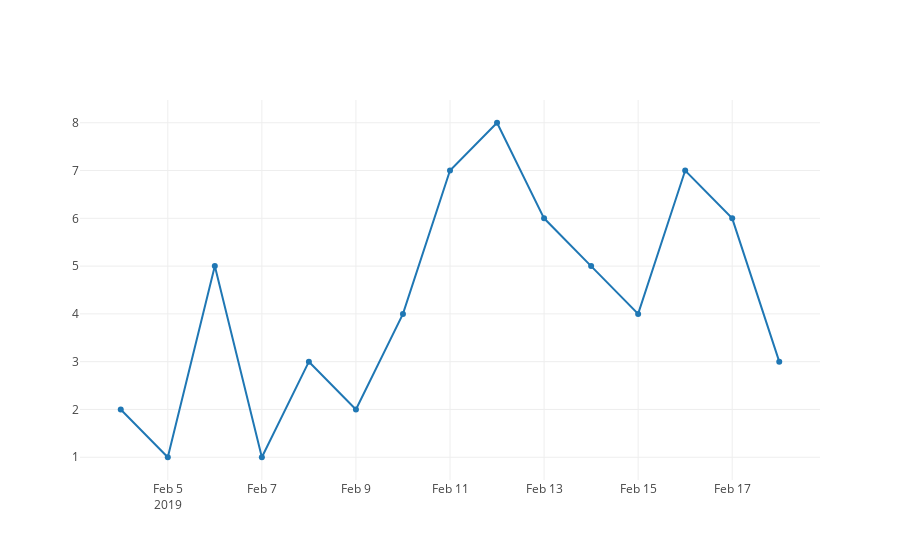

The cell this chart's notebook holds for it:
### Markdown cell above
### 2.1 单线图

### Code cell
# 此处我们利用go.Scatter来绘制线图，它默认包含数据点以及数据点之间的连线
trace_1 = go.Scatter(
    x = df.index,
    y = df['A'],
    name = 'Signal A') # 我们在这里创建一个trace，其中包含了我们需要绘制的数据，我们需要分别指定x和y，name用于命名，如'Signal A'

fig = go.Figure(data=[trace_1]) # go.Figure用于把所有内容放在画布上，我们不仅可以指定数据(data)，还能指定布局(layout)

plotly.offline.iplot(fig) # 绘制

### Figure 1 — Plotly figure (JSON) as saved in the notebook; plotly's stock layout.template omitted (floating-point values rounded to 4 significant figures)
{"data": [{"name": "Signal A", "type": "scatter", "uid": "8201d258-5935-11e9-a163-c8d3ffec4c05", "x": ["2019-02-04", "2019-02-05", "2019-02-06", "2019-02-07", "2019-02-08", "2019-02-09", "2019-02-10", "2019-02-11", "2019-02-12", "2019-02-13", "2019-02-14", "2019-02-15", "2019-02-16", "2019-02-17", "2019-02-18"], "y": [2, 1, 5, 1, 3, 2, 4, 7, 8, 6, 5, 4, 7, 6, 3]}], "layout": {}}
